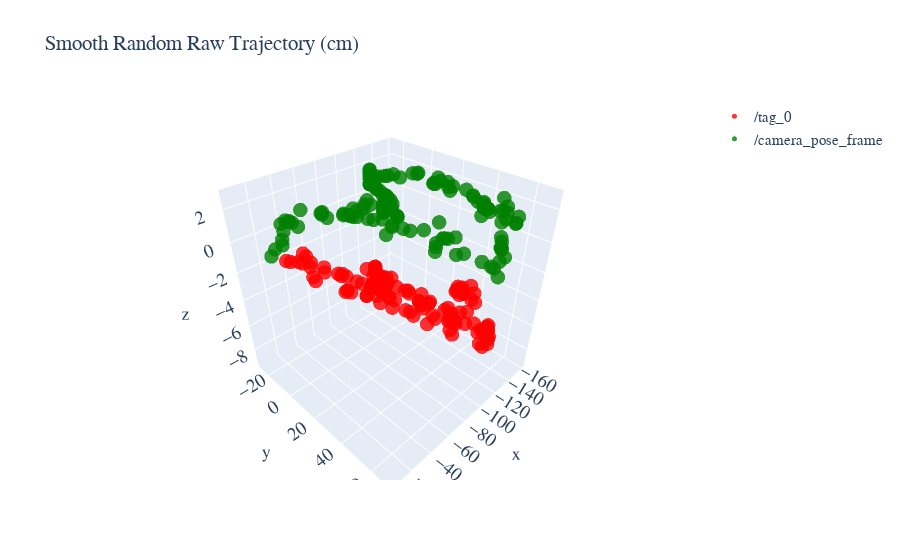

Notebook code cell kept with this figure:
### Code cell
# 3. Smooth Random
draw_3d("smooth_random.csv", "Smooth Random Raw Trajectory (cm)")

### Figure 1 — Plotly figure (JSON) as saved in the notebook; plotly's stock layout.template omitted (floating-point values rounded to 4 significant figures; data arrays with more than 128 entries replaced by an {"elided": "..."} marker saying what was removed)
{"data": [{"marker": {"color": "red", "opacity": 0.8, "size": 5}, "mode": "markers", "name": "/tag_0", "type": "scatter3d", "x": {"elided": "133 float values"}, "y": {"elided": "133 float values"}, "z": {"elided": "133 float values"}}, {"marker": {"color": "green", "opacity": 0.8, "size": 5}, "mode": "markers", "name": "/camera_pose_frame", "type": "scatter3d", "x": {"elided": "133 float values"}, "y": {"elided": "133 float values"}, "z": {"elided": "133 float values"}}], "layout": {"font": {"family": "Courier New, monospace", "size": 15}, "title": {"text": "Smooth Random Raw Trajectory (cm)"}}}
